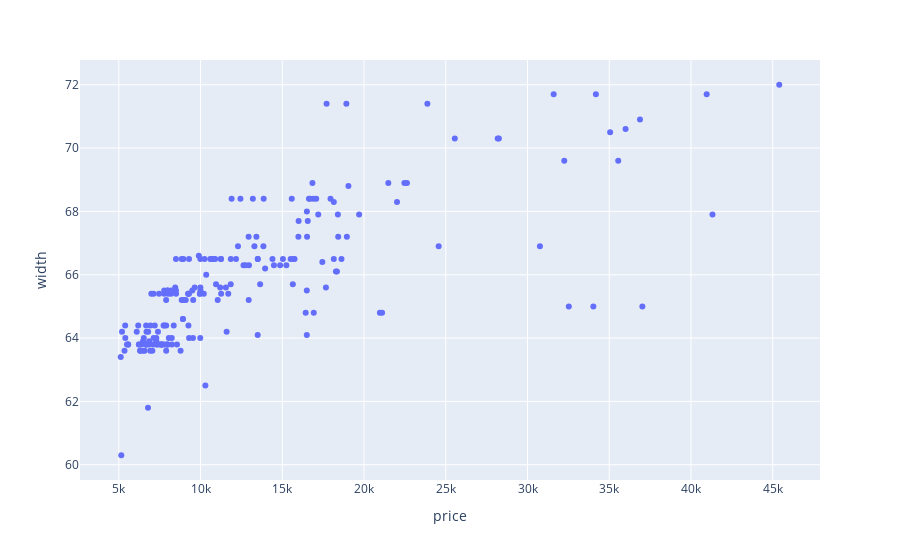

This figure's notebook cell:
### Code cell
px.scatter(df, x='price', y='width')

### Figure 1 — Plotly figure (JSON) as saved in the notebook; plotly's stock layout.template omitted (floating-point values rounded to 4 significant figures; data arrays with more than 128 entries replaced by an {"elided": "..."} marker saying what was removed)
{"data": [{"hovertemplate": "price=%{x}<br>width=%{y}<extra></extra>", "legendgroup": "", "marker": {"color": "#636efa", "symbol": "circle"}, "mode": "markers", "name": "", "orientation": "v", "showlegend": false, "type": "scatter", "x": {"elided": "201 int values"}, "xaxis": "x", "y": {"elided": "201 float values"}, "yaxis": "y"}], "layout": {"legend": {"tracegroupgap": 0}, "margin": {"t": 60}, "xaxis": {"anchor": "y", "domain": [0, 1], "title": {"text": "price"}}, "yaxis": {"anchor": "x", "domain": [0, 1], "title": {"text": "width"}}}}
